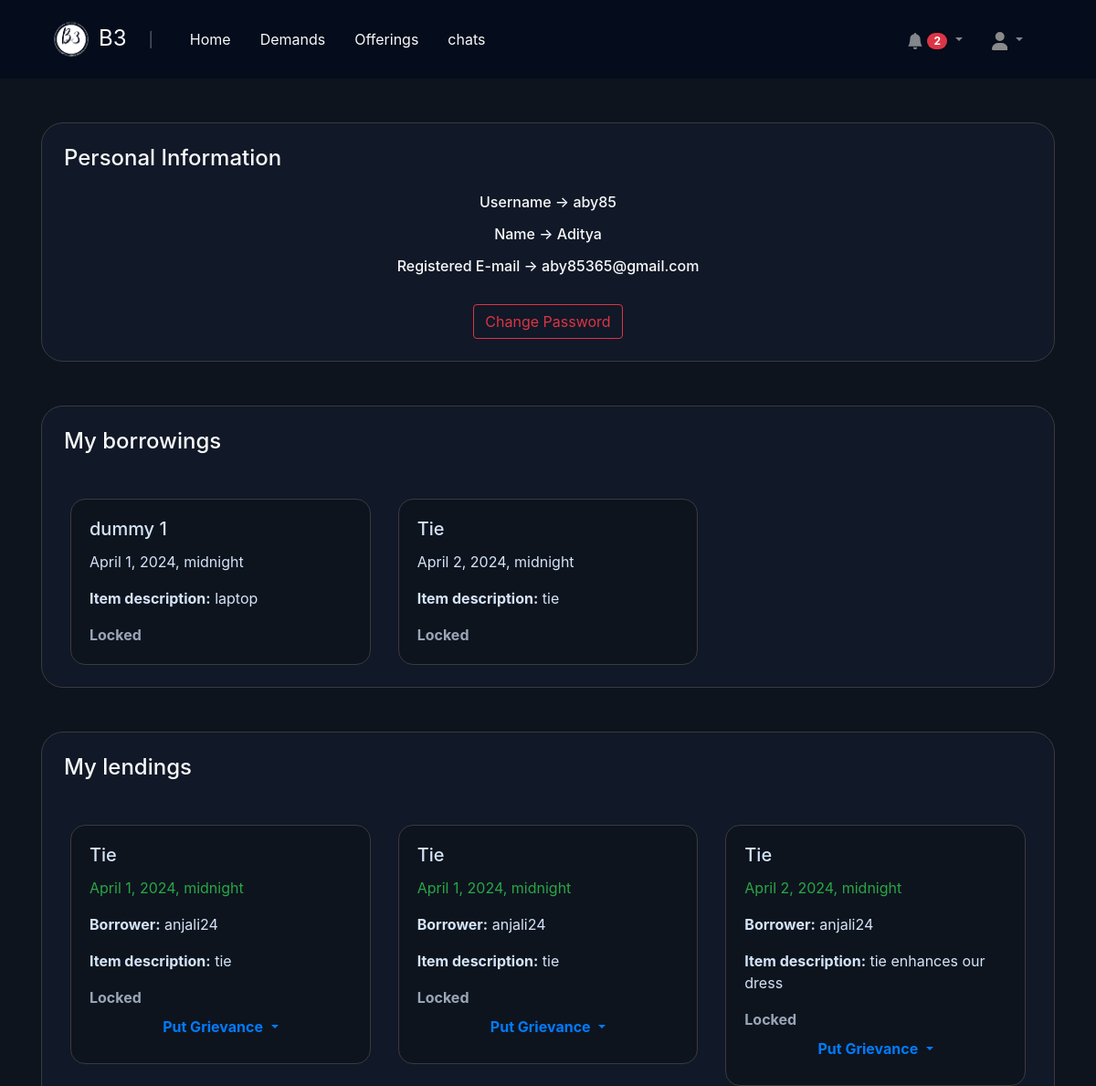
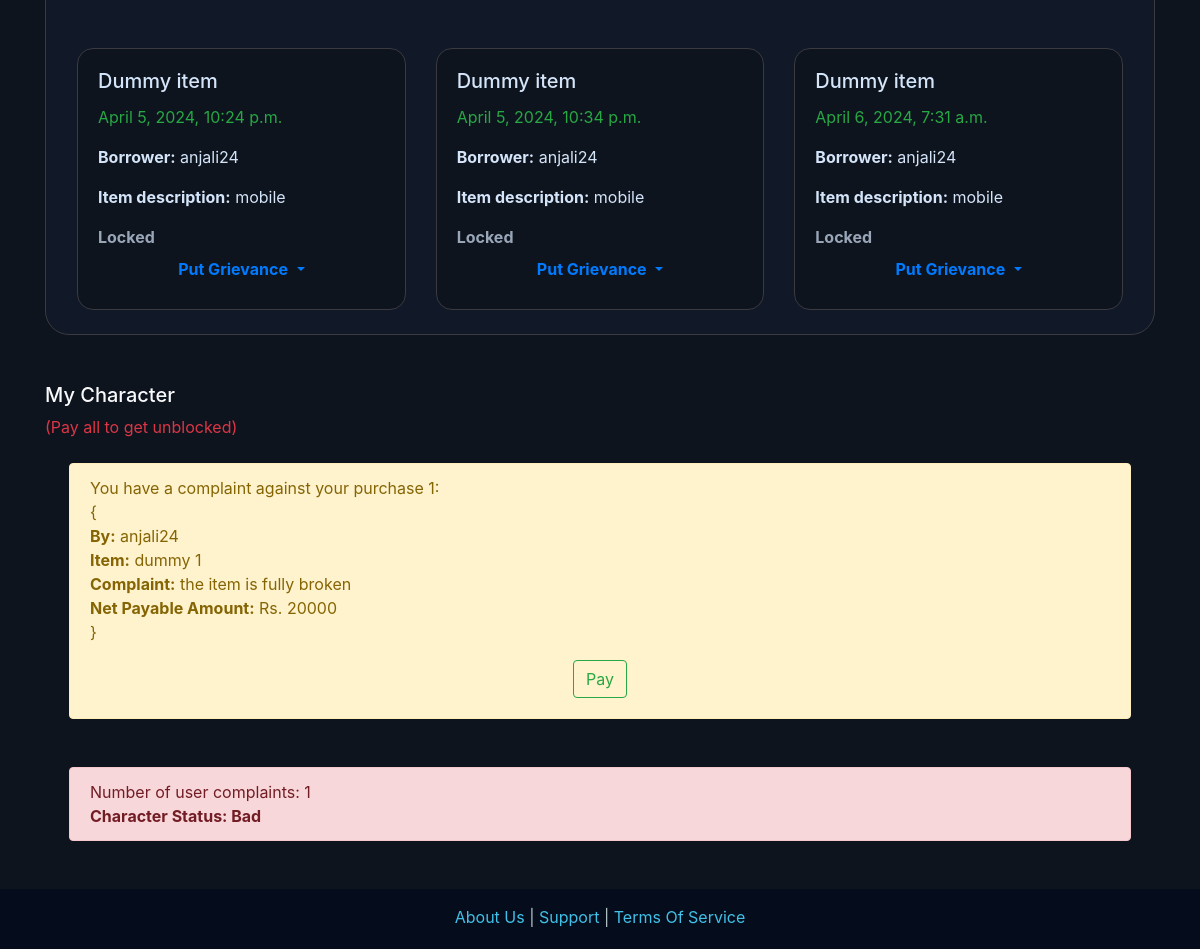
/profile/ (signed in), run on the app's committed database (2 pictures, top to bottom).
### community/models.py (models this page shows)
class Deal(models.Model):
    lender = models.ForeignKey(User, on_delete=models.CASCADE, null=False)
    borrower = models.IntegerField(null=False)
    item = models.ForeignKey(Offering, on_delete=models.CASCADE, null=False)
    price = models.IntegerField(default=0)
    timeStamp = models.DateTimeField(default=now)
    feedback = models.TextField(default='')
    item_returned = models.BooleanField(default=False)

class Offering(models.Model):
    lender = models.ForeignKey(User, on_delete=models.CASCADE, null=True)
    name = models.CharField(max_length=300)
    category = models.CharField(max_length=200)
    description = models.TextField(default='')
    price = models.IntegerField(default=0, null=True)
    image = models.ImageField(upload_to='offerings/images', null=True, blank=True)
    available = models.BooleanField(default=True)
    timeStamp = models.DateTimeField(default=now)
    feedback = models.IntegerField(default=0)

class Grievance(models.Model):
    deal = models.ForeignKey(Deal, on_delete=models.CASCADE, null=True)
    defaulter = models.ForeignKey(User, on_delete=models.CASCADE, null=True)
    subject = models.CharField(max_length=100, default='Item damage')
    description = models.TextField(default='')
    resolved = models.BooleanField(default=False)
    timeStamp = models.DateTimeField(default=now)
    faulty_item_image = models.ImageField(upload_to='grievances/images', null=True, blank=True)

### lendIt/views.py (the view, shortened to what this page needs)
# urls.py: path('profile/', views.profile, name='user_profile'),
@csrf_exempt
def profile(request):
    if not request.user.is_authenticated:
        messages.info(request, 'Register or login to enjoy services!')
        return render(request, 'verify.html', {'registeration_required': True})
    verifier = OtpVerification.objects.get(parent=request.user.id)
    if not verifier.status:
        messages.info(reqeust, 'Kindly verify your account with the OTP sent to your university email...')
        return render(request, 'verify.html')
    notifications = Notification.objects.filter(parent=request.user.id, seen=False)
    borrowings = Deal.objects.filter(borrower=request.user.id)
    lending_deals = Deal.objects.filter(lender=request.user.id)
    lendings = [[i, User.objects.get(id=i.borrower)] for i in lending_deals]
    grievances = Grievance.objects.filter(defaulter=request.user.id, resolved=False)
    grievance_form = PutGrievance()
    parameters = {'notifications': notifications, 'borrowings': borrowings, 'lendings': lendings, 'grievance_form': grievance_form, 'grievances': grievances}
    return render(request, 'profile.html', parameters)

### lendIt/templates/profile.html (shortened to what this page needs)
{% extends "base.html" %}
{% load static %}
{% block body %}
<div class="container">
    <div class="personal_info my-5"
        style="background: #111827 !important; border: 1px solid #3a3a40 !important; border-radius: 1.5rem;">
        <h4 class="text-light m-4">Personal Information</h4>
        <div class="my-4 mx-4" style="text-align: center;">
            <h6 class="text-light mb-3">Username -> {{request.user.username}}</h6>
            <h6 class="text-light mb-3">Name -> {{request.user.first_name}} {{request.user.last_name}}</h6>
            <h6 class="text-light mb-3">Registered E-mail -> {{request.user.email}}</h6>
            <a href="" class="btn btn-outline-danger mt-3">Change Password</a>
        </div>
    </div>
    <div class="my-5"
        style="background: #111827 !important; border: 1px solid #3a3a40 !important; border-radius: 1.5rem;">
        <h4 class="ml-4 my-4 text-light block">My borrowings</h4>
        {% if borrowings|length == 0 %}
        <p class="text-light my-5 py-5" style="margin: auto; text-align: center;">No items borrowed yet!</p>
        {% else %}
        <div class="row mx-3">
            {% for borrowing in borrowings %}
            <div class="col-md-4 my-4">
                <div class="card"
                    style="background: #0e141e !important; border: 1px solid #3a3a40 !important; border-radius: 1rem;">
                    <div class="card-body" style="color: #d4e4f9;">
                        <h5 class="card-title">{{borrowing.item.name}}</h5>
                        <p class="card-text">{{borrowing.timeStamp}}</p>
                        <p class="card-text"><b>Item description:</b> {{borrowing.item.description}}</p>
                        {% if grievances|length == 0 %}
                        <button type="button" class="btn btn-light mt-3"
                            onclick="document.location = '/community/deal/{{borrowing.id}}/closed'">
                            View >>
                        </button>
                        {% else %}
                        <b style="opacity: 0.7;">Locked</b>
                        {%endif%}
                    </div>
                </div>
            </div>
            {% endfor %}
        </div>
        {% endif %}
    </div>
    <div class="my-5"
        style="background: #111827 !important; border: 1px solid #3a3a40 !important; border-radius: 1.5rem;">
        <h4 class="ml-4 my-4 text-light block">My lendings</h4>
        {% if lendings|length == 0 %}
        <p class="text-light my-5 py-5" style="margin: auto; text-align: center;">No items lended yet!</p>
        {% else %}
        <div class="row mx-3">
            {% for lending, borrower in lendings %}
            <div class="col-md-4 my-4">
                <div class="card"
                    style="background: #0e141e !important; border: 1px solid #3a3a40 !important; border-radius: 1rem;">
                    <div class="card-body" style="color: #d4e4f9;">
                        <h5 class="card-title">{{lending.item.name}}</h5>
                        <p class="card-text text-success">{{lending.timeStamp}}</p>
                        <p class="card-text"><b>Borrower:</b> {{borrower}}</p>
                        <p class="card-text"><b>Item description:</b> {{lending.item.description}}</p>
                        {% if grievances|length == 0 %}
                        <button type="button" class="btn btn-light mb-3"
                            onclick="document.location = '/community/deal/{{lending.id}}/closed'">
                            View >>
                        </button>
                        {% else %}
                        <b style="opacity: 0.7;">Locked</b>
                        {%endif%}
                        <ul class="navbar-nav">
                            <li class="nav-item dropdown">
                                <a class="nav-link dropdown-toggle" role="button" data-toggle="collapse"
                                    data-target="#grievanceForm-{{lending.id}}" style="text-align: center;">
                                    <b>Put Grievance</b>
                                </a>
                            </li>
                        </ul>
                    </div>
                </div>
            </div>
            {% endfor %}
        </div>
        {% endif %}
    </div>
    <div id="my_character" class="my-5">
        <h5 class="text-light">My Character</h5>
        {% if grievances|length == 0 %}
        <div class="alert alert-success mt-4 mb-5 mx-4" role="alert">No user complaints against you.<br><b>Character
                Status: Good</b></div>
        {%else%}
        <p class="text-danger">(Pay all to get unblocked)</p>
        {% for grievance in grievances %}
        <div class="alert alert-warning mt-4 mb-3 mx-4" role="alert">
            You have a complaint against your purchase {{grievance.deal.id}}: <br>{<br><b>By:</b>
            {{grievance.deal.lender.username}} <br><b>Item:</b> {{grievance.deal.item.name}} <br><b>Complaint:</b>
            {{grievance.description}}<br><b>Net Payable Amount:</b> Rs. {{grievance.deal.item.price}}<br>}
            <div style="text-align: center;">
                <form action="/profile/handle-payment/" method="post">{% csrf_token %}
                    <button type="submit" class="btn btn-outline-success mt-3 mb-2">Pay</button>
                </form>
            </div>
        </div>
        {%endfor%}
        <div class="alert alert-danger my-5 mx-4" role="alert">Number of user complaints:
            {{grievances|length}}<br><b>Character
                Status: Bad</b></div>
        {%endif%}
    </div>
</div>
{% endblock body %}

### static/css/style.css (style rules this page uses)
body { background: #0e141e !important; height: fit-content; width: 100vw; }
html { scrollbar-width: none; }
.card { background: #1d2432 !important; }

### data on the page
Deal: item.name "dummy 1", timeStamp "April 1, 2024, midnight", item.description "laptop"
Deal: item.name "Tie", timeStamp "April 2, 2024, midnight", item.description "tie"
Deal: item.name "Tie", timeStamp "April 1, 2024, midnight", username "anjali24", item.description "tie"
Deal: item.name "Tie", timeStamp "April 1, 2024, midnight", username "anjali24", item.description "tie"
Deal: item.name "Tie", timeStamp "April 2, 2024, midnight", username "anjali24", item.description "tie enhances our dress"
Deal: item.name "Dummy item", timeStamp "April 5, 2024, 10:24 p.m.", username "anjali24", item.description "mobile"
Deal: item.name "Dummy item", timeStamp "April 5, 2024, 10:34 p.m.", username "anjali24", item.description "mobile"
Deal: item.name "Dummy item", timeStamp "April 6, 2024, 7:31 a.m.", username "anjali24", item.description "mobile"
Grievance: deal.id "1", deal.lender.username "anjali24", deal.item.name "dummy 1", description "the item is fully broken", deal.item.price "20000"

### other printed values
{{ notifications|length }} "2"
{{ request.user.username }} "aby85"
{{ request.user.first_name }} "Aditya"
{{ request.user.email }} "aby85365@gmail.com"
{{ grievances|length }} "1"
